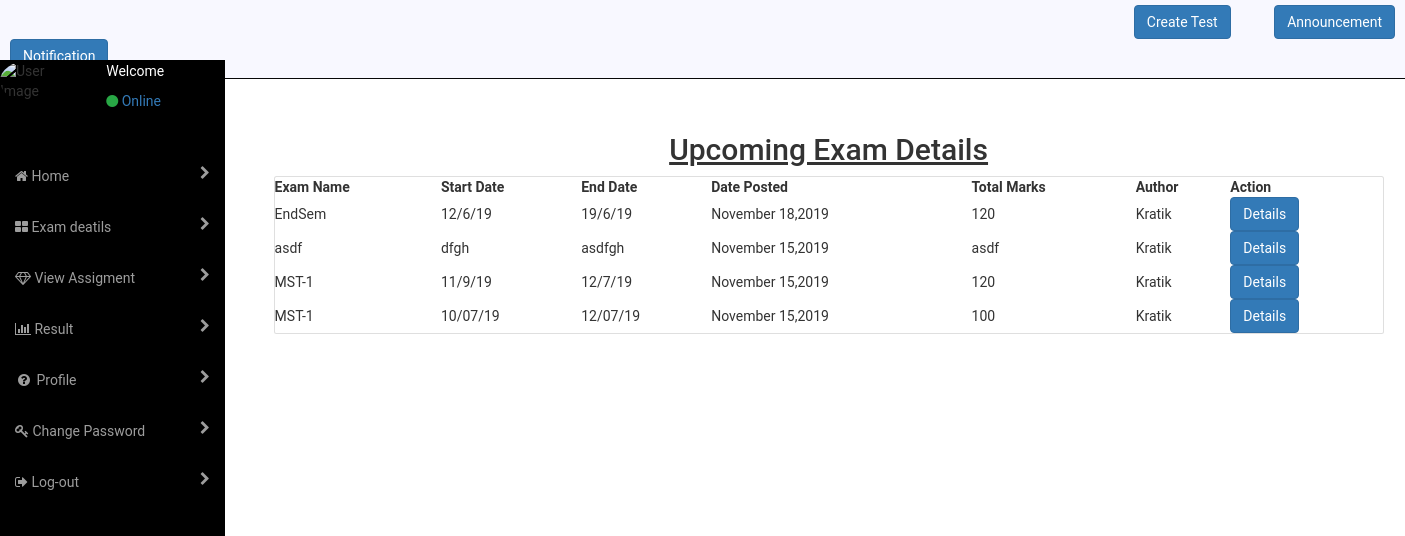
Page /addexam/ on the committed database.
### faculty/models.py (models this page shows, shortened)
class Post5(models.Model):
	total_score=models.CharField(max_length=100)
	exam_name=models.TextField()
	subject_name=models.TextField()
	start_date=models.CharField(max_length=100)
	end_date=models.CharField(max_length=100)
	questions=models.TextField()
	date_posted = models.DateTimeField(default=timezone.now)
	author=models.ForeignKey(User, on_delete=models.CASCADE)

### faculty/views.py (the view)
# urls.py: path('addexam/', PostListView.as_view(),name='addexam'),
class PostListView(ListView):
	model= Post5
	template_name='faculty/addexam.html'
	context_object_name= 'posts'
	ordering= ['-date_posted']

### faculty/templates/faculty/addexam.html (shortened to what this page needs)
{% extends 'blog/facultyleftpanel.html' %}
{%block body%}  <div id="page-wrapper">
        <div class="container">
  <h2 class="text-center" style="text-decoration: underline;">Upcoming Exam Details</h2>
  <div class="card">
  <table class="col-md-12">
    <thead>
      <tr>
        <th >Exam Name</th>
        <th >Start Date</th>
        <th >End Date</th>
        <th >Date Posted</th>
        <th >Total Marks</th>
        <th >Author</th>
        <th >Action</th>
      </tr>
    </thead>
    <tbody>
      {% for post in posts %}
      <tr>
        <td>{{ post.exam_name}}</td>
        <td>{{ post.start_date}}</td>
        <td>{{ post.end_date}}</td>
        <td>{{ post.date_posted|date:"F d,Y"}}</td>
        <td>{{ post.total_score}}</td>
        <td>{{ post.author}}</td>
        <td><button type="button" class="btn btn-primary">Details</button></td>
      </tr>
      {% endfor %}
    </tbody>
    </div>
  </div>
</div>
    </div> {%endblock%}

### rows in the picture
Post5: exam_name "EndSem", start_date "12/6/19", end_date "19/6/19", date_posted "November 18,2019", total_score "120", author "Kratik"
Post5: exam_name "asdf", start_date "dfgh", end_date "asdfgh", date_posted "November 15,2019", total_score "asdf", author "Kratik"
Post5: exam_name "MST-1", start_date "11/9/19", end_date "12/7/19", date_posted "November 15,2019", total_score "120", author "Kratik"
Post5: exam_name "MST-1", start_date "10/07/19", end_date "12/07/19", date_posted "November 15,2019", total_score "100", author "Kratik"
